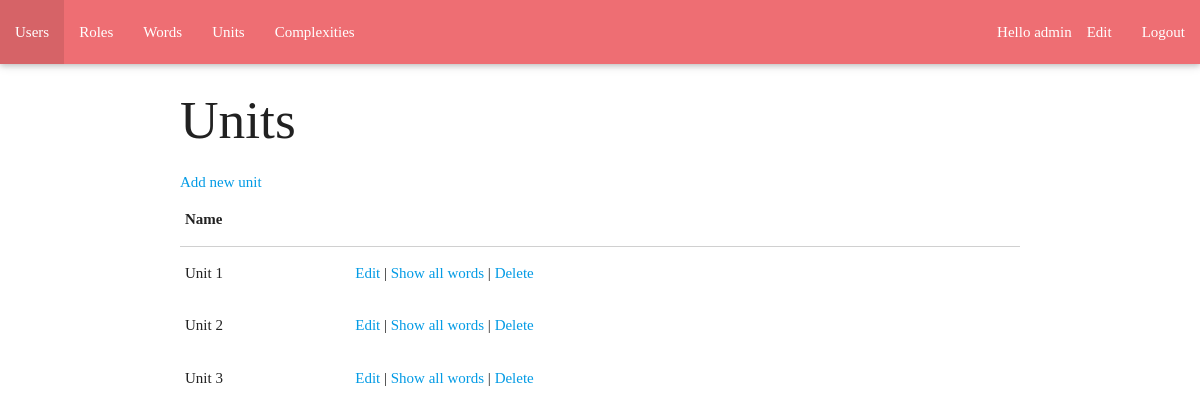
The page /units.php (signed in) on the database its author committed.
### tables this page shows
CREATE TABLE `units` (
  `id` int(11) NOT NULL,
  `name` varchar(55) NOT NULL
);

### DAL/UnitsRepository.php (called while the page is built, shortened)
<?php
require_once '/models/Unit.php';
class UnitsRepository
{
	private $connection;
	public function __construct() {
		$url = 'localhost';
		$dbUsername = 'root';
		$dbPass = '';
		$dbName = 'learn-english';
		$this->connection = new mysqli($url, $dbUsername, $dbPass, $dbName);
		mysqli_set_charset($this->connection, 'utf8');
	}
	function getAll() {
		$result = $this->connection->query("SELECT * FROM `units`");
		$units = array();
		while ($row = $result->fetch_assoc()) {
			$unit = new Unit();
			$unit->setId($row["id"]);
			$unit->setName($row["name"]);
			array_push($units, $unit);
		}
		return $units;
	}
}

### models/Unit.php (called while the page is built, shortened)
<?php
class Unit
{
	private $id;
	private $name;
	public function getId() {
		return $this->id;
	}
	public function getName() {
		return $this->name;
	}
	public function setId($id) {
		$this->id = $id;
	}
	public function setName($name) {
		$this->name = $name;
	}
}

### units.php (the view, shortened to what this page needs)
<?php
require_once '/partials/header-admin.php';
require_once '/DAL/UnitsRepository.php';
$unitsRepository = new UnitsRepository();
$units = $unitsRepository->getAll();
?>
    <h2>Units</h2>
    <div>
        <a href="edit_unit.php">Add new unit</a>
    </div>
    <table>
        <thead>
        <tr>
            <th>Name</th>
            <th></th>
        </tr>
        </thead>
        <tbody>
        <?php
        foreach ($units as $unit) :
            ?>
            <tr>
                <td><?= $unit->getName() ?></td>
                <td>
                    <a href="edit_unit.php?id=<?= $unit->getId() ?>">Edit</a> |
                    <a class="modal-trigger" href="#modal<?= $unit->getId() ?>">Show all words</a> |
                    <a href="delete_unit.php?id=<?= $unit->getId() ?>">Delete</a>
                </td>
            </tr>
            <?php
        endforeach;
        ?>
        </tbody>
    </table>
<?php
require_once '/partials/footer.php';
?>

### styles/styles.css (style rules this page uses)
html, body, div, p, img, form, input, a, header, footer, nav, main { margin: 0; padding: 0; font-family: Trebuchet, cursive; }

### rows shown on the page
units: name "Unit 1"
units: name "Unit 2"
units: name "Unit 3"

### other values the page prints
$_SESSION["LoggedUserUsername"] "admin"
